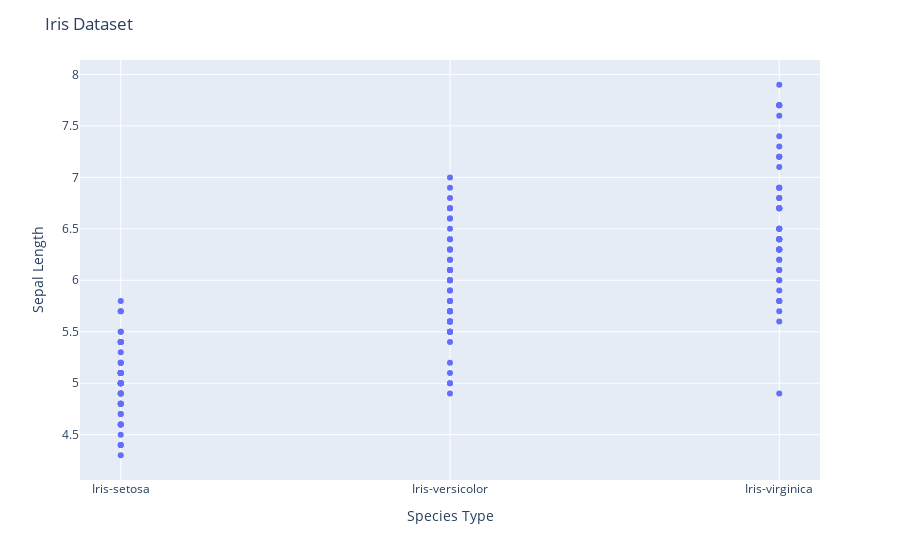

This figure's notebook cell:
### Markdown cell above
**Python Plotly Scatter Plot**

With `px.scatter`, each data point is represented as a marker point, whose location is given by the x and y columns.

### Code cell
import pandas as pd
import plotly.express as px

# Reading the CSV file
df = pd.read_csv(fpath + 'input/iris.csv')

fig = px.scatter(df, x="species", y="sepal_length")

fig.update_layout(
    title='Iris Dataset',
    xaxis_title="Species Type",
    yaxis_title="Sepal Length"
)

fig.show()

### Figure 1 — Plotly figure (JSON) as saved in the notebook; plotly's stock layout.template omitted (floating-point values rounded to 4 significant figures; data arrays with more than 128 entries replaced by an {"elided": "..."} marker saying what was removed)
{"data": [{"hovertemplate": "species=%{x}<br>sepal_length=%{y}<extra></extra>", "legendgroup": "", "marker": {"color": "#636efa", "symbol": "circle"}, "mode": "markers", "name": "", "orientation": "v", "showlegend": false, "type": "scatter", "x": {"elided": "150 str values"}, "xaxis": "x", "y": {"elided": "150 float values"}, "yaxis": "y"}], "layout": {"legend": {"tracegroupgap": 0}, "margin": {"t": 60}, "title": {"text": "Iris Dataset"}, "xaxis": {"anchor": "y", "domain": [0, 1], "title": {"text": "Species Type"}}, "yaxis": {"anchor": "x", "domain": [0, 1], "title": {"text": "Sepal Length"}}}}
